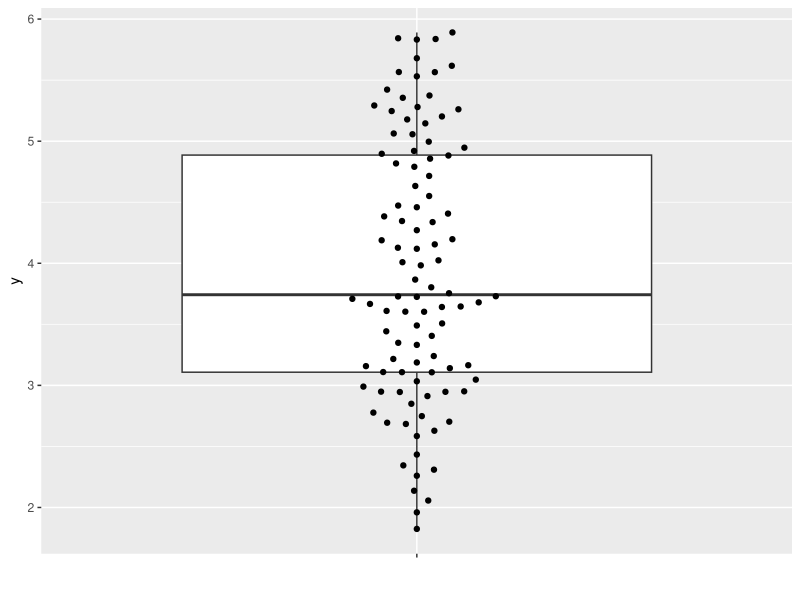
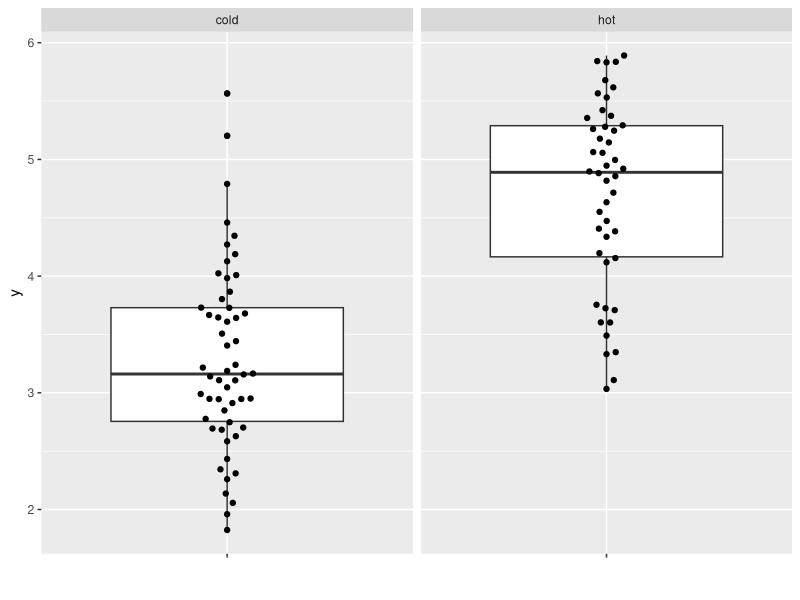
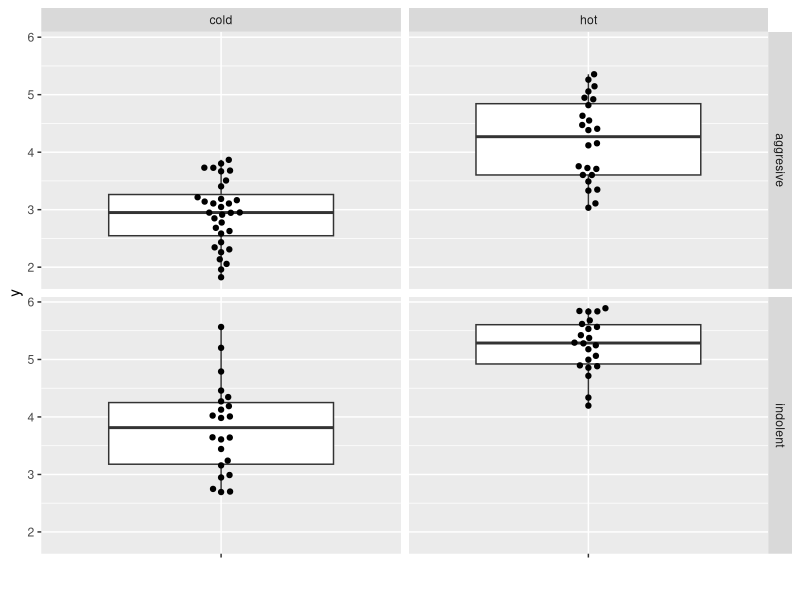
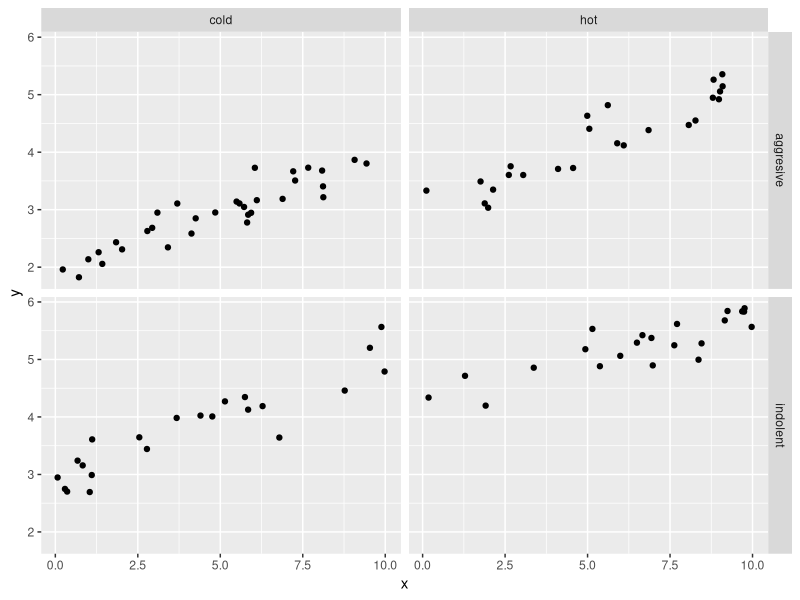
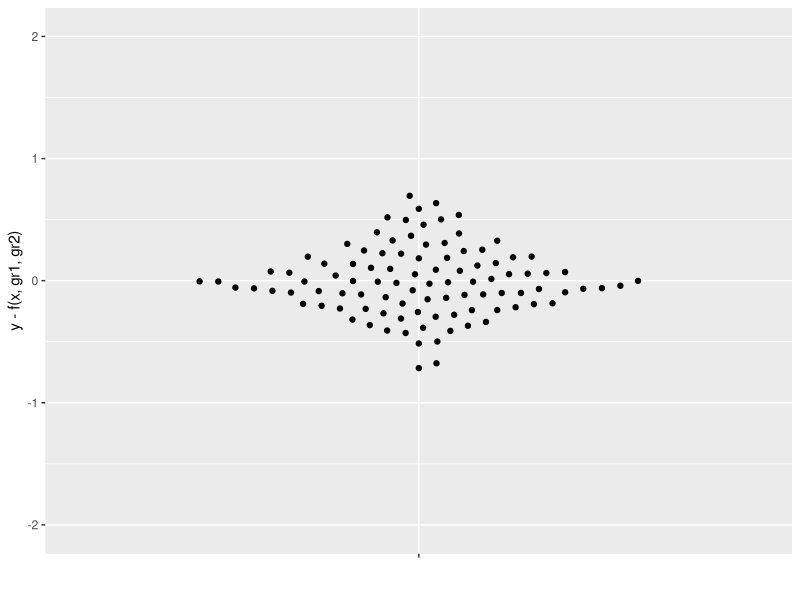
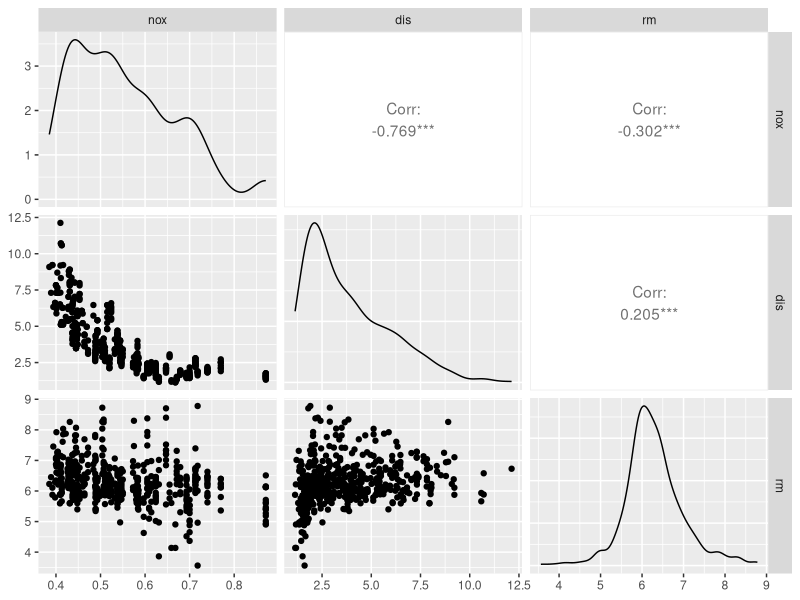
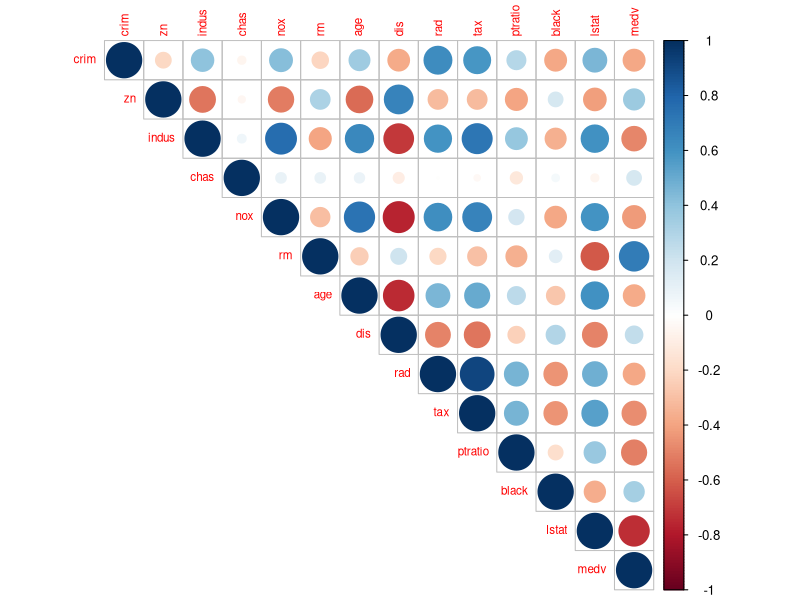

These figures' R source, in order:
## ---- chunk 1
#| label: two2dpoints-blank
#| echo: false
#| message: false
#| fig-width: 5
#| fig-height: 5
#| out-width: "50%"
library("tidyverse")
library("ggbeeswarm")
set.seed(0xdada)
beta = c(1, 1, 0.2)
f = function(x, gr1, gr2) (beta[3] * x + beta[1] * as.integer(gr1) + beta[2] * as.integer(gr2))

simdat = tibble(
  x = runif(100, min = 0, max = 10),
  gr0 = factor(rep("", length(x))),
  gr1 = factor(sample(c("indolent", "aggresive"), length(x), replace = TRUE)),
  gr2 = factor(sample(c("hot", "cold"), length(x), replace = TRUE)),
  y = rnorm(length(x), mean = f(x, gr1, gr2), sd = 0.3),
)
ylim = range(simdat$y)
sd0 = sd(simdat$y) |> round(1)
p = ggplot(simdat, aes(x = gr0, y = y)) + geom_boxplot() + geom_beeswarm(cex = 3) + xlab("") + ylim(ylim)
p 
## ---- chunk 2
#| label: two2dpoints-onefactor
#| echo: false
#| fig-width: 5
#| fig-height: 5
#| out-width: "50%"
sd1 = group_by(simdat, gr2) |> summarise(v = var(y)) |> (\(x) round(sqrt(mean(x$v)), 1))()
p + facet_grid(cols = vars(gr2))
## ---- chunk 3
#| label: two2dpoints-twofactors
#| echo: false
#| fig-width: 5
#| fig-height: 5
#| out-width: "50%"
sd2 = group_by(simdat, gr1, gr2) |> summarise(v = var(y), .groups = "keep") |> (\(x) round(sqrt(mean(x$v)), 1))()
p + facet_grid(rows = vars(gr1), cols = vars(gr2))
## ---- chunk 4
#| label: two2dpoints-twofactors+continuous
#| echo: false
#| fig-width: 5
#| fig-height: 5
#| out-width: "50%"
ggplot(simdat, aes(x = x, y = y)) + geom_point(aes(x = x)) + facet_grid(rows = vars(gr1), cols = vars(gr2)) + ylim(ylim)
## ---- chunk 5
#| label: two2dpoints-residuals
#| echo: false
#| fig-width: 5
#| fig-height: 5
#| out-width: "50%"
sd3 = with(simdat, sd(y - f(x, gr1, gr2))) |> (\(x) paste(round(x, 1), collapse = ", "))()
ggplot(simdat, aes(x = gr0, y = y - f(x, gr1, gr2))) + geom_beeswarm(cex = 3) + 
  xlab("") + ylim(diff(range(ylim))*c(-0.5,.5))
## ---- chunk 6
#| label: colinear-1
#| echo: !expr -1
#| message: false
library("MASS")
data("Boston")
head(Boston)
## ---- chunk 7
#| label: bostonanno
#| echo: false
bostonanno = read.table(textConnection("
varname|meaning
zn|proportion of residential land zoned for lots over 25,000 sq.ft
indus|proportion of non-retail business acres per town
chas|Charles River proximity (1 if tract bounds river; 0 otherwise)
nox|nitrogen oxides concentration (parts per 10 million)
rm|average number of rooms per dwelling
age|proportion of owner-occupied units built prior to 1940
dis|weighted mean of distances to five Boston employment centres
rad|index of accessibility to radial highways
tax|full-value property-tax rate per $10,000
ptratio|pupil-teacher ratio by town
black|$1000(b−0.63)^2$, where $b$ is the proportion of blacks
lstat|lower status of the population (percent)
medv|median value of owner-occupied homes in $1000s"), sep = "|", header = TRUE)
knitr::kable(dplyr::filter(bostonanno, varname %in% c("nox", "rm", "dis")))
## ---- chunk 8
#| label: colinear-2
#| echo: true
#| message: false
#| fig-width: 5
#| fig-height: 5
#| out-width: "60%"
fit1 = lm(medv ~ nox + dis + rm, data = Boston)
fit2 = lm(medv ~ dis + rm, data = Boston)
coef(fit1)
coef(fit2)

library("GGally")
ggpairs(dplyr::select(Boston, nox, dis, rm))

library("corrplot")
corrplot(cor(Boston), method = "circle", type = "upper", tl.cex = 0.7)
## ---- chunk 9
#| label: colinear-3
#| echo: false
knitr::kable(bostonanno)
